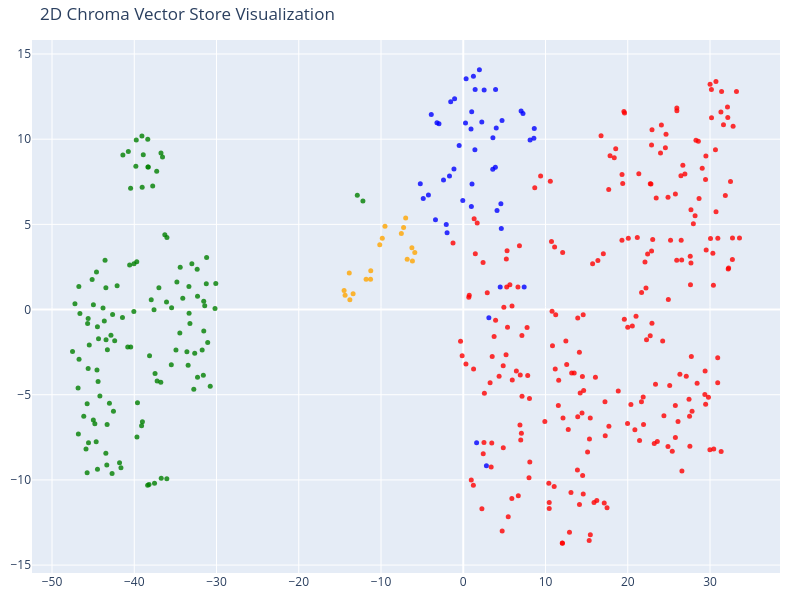

Source (notebook cell):
### Code cell
# We humans find it easier to visalize things in 2D!
# Reduce the dimensionality of the vectors to 2D using t-SNE
# (t-distributed stochastic neighbor embedding)

tsne = TSNE(n_components=2, random_state=42) #allows to project high dimentions to like 2d or 3d
reduced_vectors = tsne.fit_transform(vectors)

# Create the 2D scatter plot
fig = go.Figure(data=[go.Scatter(
    x=reduced_vectors[:, 0],
    y=reduced_vectors[:, 1],
    mode='markers',
    marker=dict(size=5, color=colors, opacity=0.8),
    text=[f"Type: {t}<br>Text: {d[:100]}..." for t, d in zip(doc_types, documents)],
    hoverinfo='text'
)])

fig.update_layout(title='2D Chroma Vector Store Visualization',
    scene=dict(xaxis_title='x',yaxis_title='y'),
    width=800,
    height=600,
    margin=dict(r=20, b=10, l=10, t=40)
)

fig.show()

### Figure 1 — Plotly figure (JSON) as saved in the notebook; plotly's stock layout.template omitted (floating-point values rounded to 4 significant figures; data arrays with more than 128 entries replaced by an {"elided": "..."} marker saying what was removed)
{"data": [{"hoverinfo": "text", "marker": {"color": {"elided": "413 str values"}, "opacity": 0.8, "size": 5}, "mode": "markers", "text": {"elided": "413 str values"}, "type": "scatter", "x": {"elided": "413 float values"}, "y": {"elided": "413 float values"}}], "layout": {"height": 600, "margin": {"b": 10, "l": 10, "r": 20, "t": 40}, "scene": {"xaxis": {"title": {"text": "x"}}, "yaxis": {"title": {"text": "y"}}}, "title": {"text": "2D Chroma Vector Store Visualization"}, "width": 800}}
